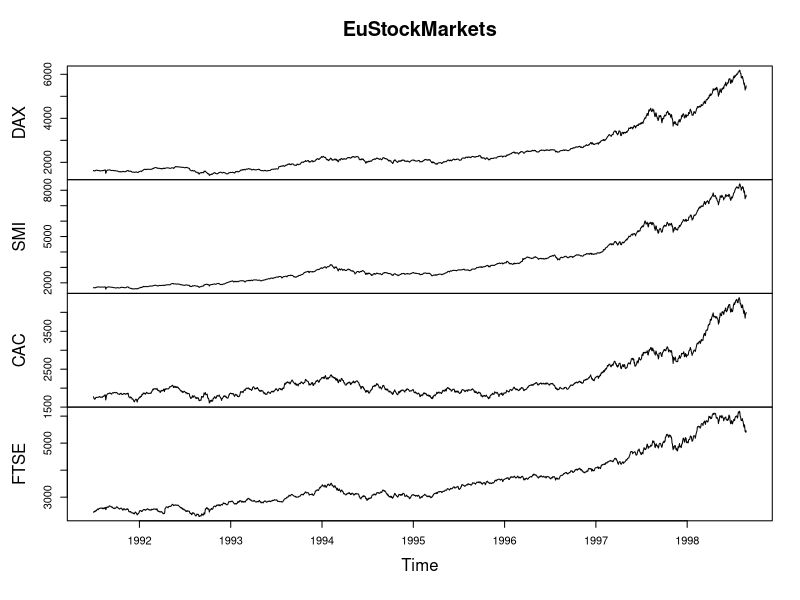
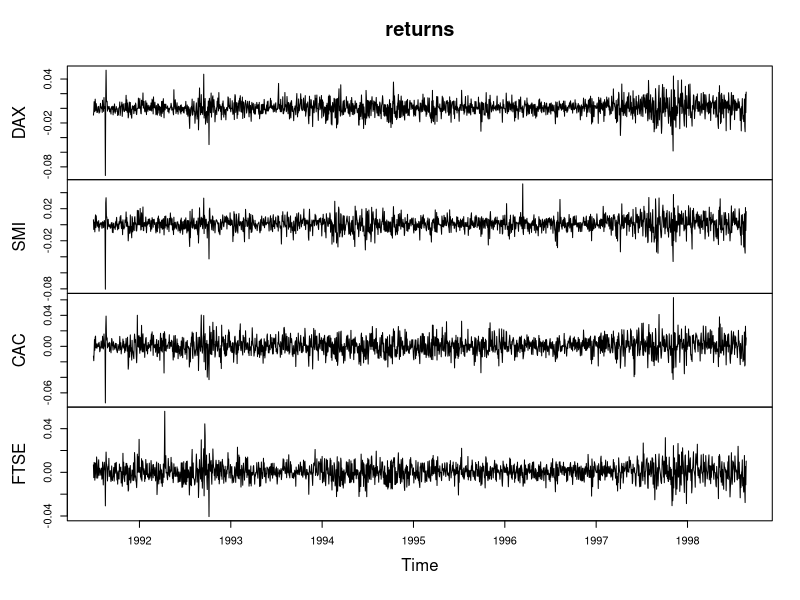
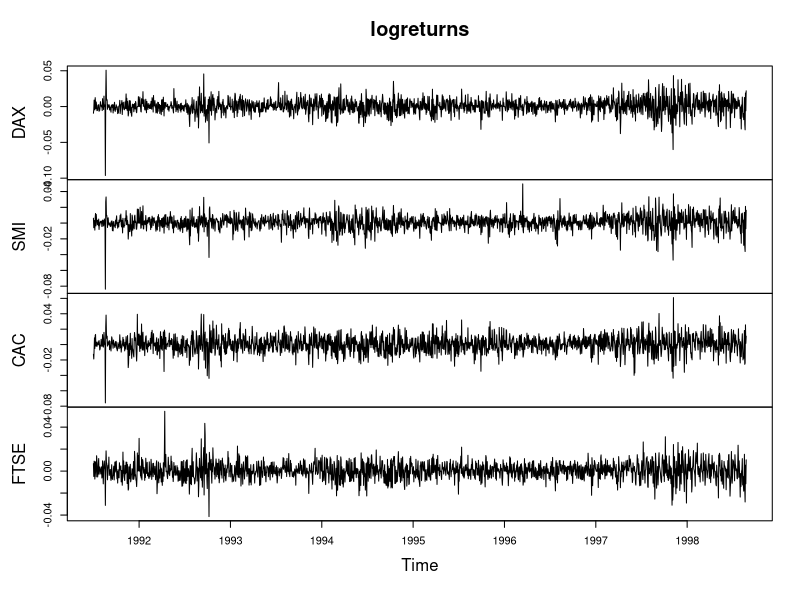

R code for these plots, in order: (Note: this script raises an error after producing the figures.)
#############################################################
### Correlation analysis and the autocorrelation function ###
#############################################################
# ts.plot(cbind(stock_A, stock_B)) allows us to compare two time series objects
# plot(stock_A, stock_B) allows us to examine correlation between the two stocks
# plot(a, b) function will produce a scatterplot when two time series names a and b are given as input

plot(EuStockMarkets)
# Use this code to convert prices to returns
returns <- EuStockMarkets[-1,] / EuStockMarkets[-1860,] - 1
# Convert returns to ts
returns <- ts(returns, start = c(1991, 130), frequency = 260)
plot(returns)
# Use this code to convert prices to log returns
logreturns <- diff(log(EuStockMarkets))
# Plot logreturns
plot(logreturns)

# Generate means from eu_percentreturns
colMeans(eu_percentreturns)
# Use apply to calculate sample variance from eu_percentreturns
apply(eu_percentreturns, MARGIN = 2, FUN = var)
# Use apply to calculate standard deviation from eu_percentreturns
apply(eu_percentreturns, MARGIN = 2, FUN = sd)
par(mfrow = c(2,2))
# Display a histogram of percent returns for each index
apply(eu_percentreturns, MARGIN = 2, FUN = hist, main = "", xlab = "Percentage Return")
# Display normal quantile plots of percent returns for each index
par(mfrow = c(2,2))
apply(eu_percentreturns, MARGIN = 2, FUN = qqnorm, main = "")
qqline(eu_percentreturns)

# Make a scatterplot of DAX and FTSE
plot(DAX, FTSE)
# Make a scatterplot matrix of eu_stocks
pairs(EuStockMarkets)
# Convert eu_stocks to log returns
logreturns <- diff(log(EuStockMarkets))
# Plot logreturns
plot(logreturns)
# Make a scatterplot matrix of logreturns
pairs(logreturns)

# Covariance and Correlation
# A positive covariance indicates a positive association between the two objects
# Covariance depends on the scale of the variables, so it is hard to interpret
#
# Correlation is a standardized version of covariance
# Correlation is always between -1 and +1

# Use cov() with DAX_logreturns and FTSE_logreturns
cov(DAX_logreturns, FTSE_logreturns)
# Use cov() with logreturns
cov(logreturns)
# Use cor() with DAX_logreturns and FTSE_logreturns
cor(DAX_logreturns, FTSE_logreturns)
# Use cor() with logreturns
cor(logreturns)

# Autocorrelation
# Autocorrelation helps with study how each time series observation is related to its recent past
#
# Autocorrelations are also called lagged correlations which are used to assess whether
# a time series is dependent on its past
# 
# For a time series x of length n we consider the n-1 pairs of observations one time unit apart
# The first such pair is (x[2],x[1]) and the next is (x[3],x[2])
# Each such pair is of the form (x[t],x[t-1]) where t is the observation index, which we 
# vary from 2 to n in this case
#
# The lag-1 autocorrelation of x can be estimated as the sample correlation of these 
# (x[t], x[t-1]) pairs
#
# Applying acf(..., lag.max = 1, plot = FALSE) to a series x automatically calculates the lag-1 autocorrelation

x_t0 <- x[-1]
x_t1 <- x[-n]
head(cbind(x_t0, x_t1))
# Plot x_t0 and x_t1
plot(x_t0, x_t1)
# View the correlation between x_t0 and x_t1
cor(x_t0, x_t1)
# Use acf with x
acf(x, lag.max = 1, plot = FALSE)
# Confirm that difference factor is (n-1)/n
cor(x_t1, x_t0) * (n-1)/n

# Autocorrelations can be estimated at many lags to better assess how a time series relates to its past
# We are typically most interested in how a series relates to its most recent past
#
# The acf(..., lag.max = ..., plot = FALSE) function will estimate all autocorrelations from 0, 1, 2,..., 
# up to the value specified by the argument lag.max
